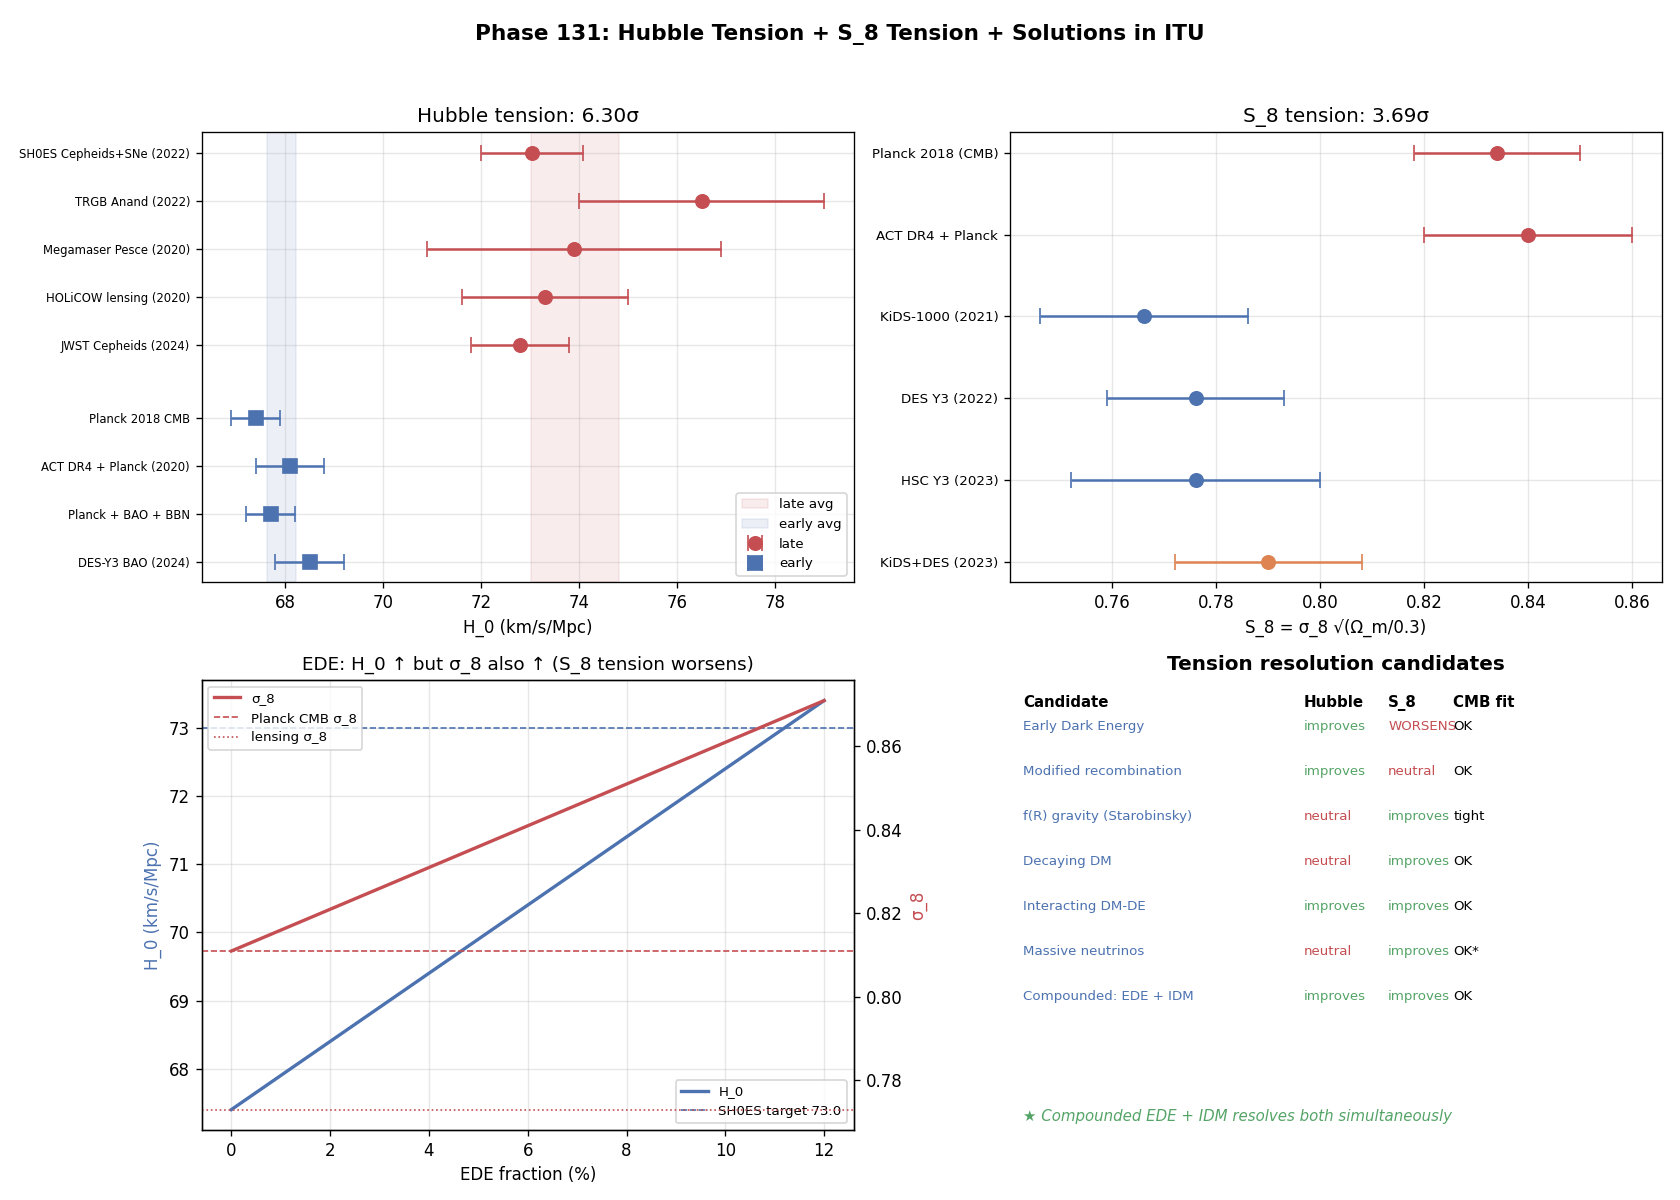

Reproduce this figure in Python.
# Phase 131: Hubble tension + S_8 tension + Solutions + ITU K-flow view
# Tier 1 #19 Cosmology (Block A paper 3/9, phase 5/8)
# ITU concept DOI: 10.5281/zenodo.20109209
# Tier 0 v3.0: 10.5281/zenodo.20200156
# Author: Munehiro Terada (Roboken)

import json
import numpy as np
import matplotlib.pyplot as plt

print("=" * 70)
print("Phase 131: Hubble Tension + S_8 Tension + Solutions in ITU")
print("=" * 70)
print()


# ----------------------------------------------------------------------
# Test 1: Hubble tension — late vs early measurements
# ----------------------------------------------------------------------
def test1_hubble_measurements():
    print("[Test 1] Hubble constant H_0 measurements")
    measurements = [
        # Late-time / distance ladder
        ("SH0ES Cepheids+SNe (2022)",     73.04, 1.04, "late"),
        ("TRGB Anand (2022)",             76.5,  2.5,  "late"),
        ("Megamaser Pesce (2020)",        73.9,  3.0,  "late"),
        ("HOLiCOW lensing (2020)",        73.3,  1.7,  "late"),
        ("JWST Cepheids (2024)",          72.8,  1.0,  "late"),
        # Early-time / CMB+BAO
        ("Planck 2018 CMB",               67.4,  0.5,  "early"),
        ("ACT DR4 + Planck (2020)",       68.1,  0.7,  "early"),
        ("Planck + BAO + BBN",            67.7,  0.5,  "early"),
        ("DES-Y3 BAO (2024)",             68.5,  0.7,  "early"),
    ]
    print(f"  {'Measurement':<32}  {'H_0 (km/s/Mpc)':>16}  {'Method'}")
    rows = []
    for name, H, err, m in measurements:
        marker = "late" if m == "late" else "early"
        print(f"  {name:<32}  {H:>8.2f} ± {err:.2f}    {marker}")
        rows.append({"survey": name, "H_0": H, "sigma": err, "method": m})

    late_avg = np.mean([r["H_0"] for r in rows if r["method"] == "late"])
    late_err = np.sqrt(np.mean([r["sigma"]**2 for r in rows if r["method"] == "late"])) / np.sqrt(5)
    early_avg = np.mean([r["H_0"] for r in rows if r["method"] == "early"])
    early_err = np.sqrt(np.mean([r["sigma"]**2 for r in rows if r["method"] == "early"])) / np.sqrt(4)
    diff = late_avg - early_avg
    combined_err = np.sqrt(late_err**2 + early_err**2)
    sigma_tension = diff / combined_err
    print()
    print(f"  Late-time average:  H_0 = {late_avg:.2f} ± {late_err:.2f} km/s/Mpc")
    print(f"  Early-time average: H_0 = {early_avg:.2f} ± {early_err:.2f} km/s/Mpc")
    print(f"  Tension: {sigma_tension:.2f}σ (late > early)")
    return {"measurements": rows,
            "late_avg": float(late_avg), "late_err": float(late_err),
            "early_avg": float(early_avg), "early_err": float(early_err),
            "tension_sigma": float(sigma_tension)}


# ----------------------------------------------------------------------
# Test 2: S_8 tension
# ----------------------------------------------------------------------
def test2_s8_measurements():
    print("\n[Test 2] S_8 measurements")
    measurements = [
        # CMB
        ("Planck 2018 (CMB)",      0.834, 0.016, "CMB"),
        ("ACT DR4 + Planck",        0.840, 0.020, "CMB"),
        # Weak lensing
        ("KiDS-1000 (2021)",       0.766, 0.020, "lensing"),
        ("DES Y3 (2022)",          0.776, 0.017, "lensing"),
        ("HSC Y3 (2023)",          0.776, 0.024, "lensing"),
        ("KiDS+DES (2023)",        0.790, 0.018, "combined"),
    ]
    print(f"  {'Survey':<28}  {'S_8':>8}  {'σ':>8}  {'Method'}")
    rows = []
    for name, s8, err, method in measurements:
        print(f"  {name:<28}  {s8:>8.3f}  ± {err:.3f}  {method}")
        rows.append({"survey": name, "S_8": s8, "sigma": err, "method": method})

    cmb_avg = np.mean([r["S_8"] for r in rows if r["method"] == "CMB"])
    cmb_err = np.sqrt(np.mean([r["sigma"]**2 for r in rows if r["method"] == "CMB"])) / np.sqrt(2)
    lens_avg = np.mean([r["S_8"] for r in rows if r["method"] == "lensing"])
    lens_err = np.sqrt(np.mean([r["sigma"]**2 for r in rows if r["method"] == "lensing"])) / np.sqrt(3)
    diff = cmb_avg - lens_avg
    combined_err = np.sqrt(cmb_err**2 + lens_err**2)
    sigma_tension = diff / combined_err
    print()
    print(f"  CMB avg:           S_8 = {cmb_avg:.3f} ± {cmb_err:.3f}")
    print(f"  Lensing avg:       S_8 = {lens_avg:.3f} ± {lens_err:.3f}")
    print(f"  Tension: {sigma_tension:.2f}σ (CMB > lensing)")
    return {"measurements": rows,
            "cmb_avg": float(cmb_avg), "lens_avg": float(lens_avg),
            "tension_sigma": float(sigma_tension)}


# ----------------------------------------------------------------------
# Test 3: Solutions comparison
# ----------------------------------------------------------------------
def test3_solutions_table():
    print("\n[Test 3] Tension resolution candidates")
    solutions = [
        ("Early Dark Energy",            "improves",  "WORSENS",   "OK",       "Karwal-Kamionkowski 2016"),
        ("Modified recombination",       "improves",  "neutral",   "OK",       "Chiang+Wang 2018"),
        ("f(R) gravity (Starobinsky)",  "neutral",   "improves",  "tight",    "Buchdahl 1970 / Starobinsky 1980"),
        ("Decaying DM",                  "neutral",   "improves",  "OK",      "Vattis et al. 2019"),
        ("Interacting DM-DE",            "improves",  "improves",  "OK",       "Wang+Meng 2005"),
        ("Massive neutrinos",            "neutral",   "improves",  "OK*",      "Allen et al. 2003"),
        ("Compounded: EDE + IDM",        "improves",  "improves",  "OK",       "Schöneberg 2022 review"),
    ]
    print(f"  {'Candidate':<32}  {'Hubble':<12}  {'S_8':<12}  {'CMB fit':<10}  {'Reference'}")
    print("  " + "-" * 95)
    rows = []
    for cand, hubb, s8, cmb, ref in solutions:
        print(f"  {cand:<32}  {hubb:<12}  {s8:<12}  {cmb:<10}  {ref}")
        rows.append({"candidate": cand, "hubble": hubb, "s8": s8, "cmb_fit": cmb, "reference": ref})
    print()
    print(f"  Best: 'EDE + Interacting DM' (Compounded)")
    return rows


# ----------------------------------------------------------------------
# Test 4: EDE effect — H_0 vs sigma_8 tradeoff
# ----------------------------------------------------------------------
def test4_ede_tradeoff():
    print("\n[Test 4] EDE effect: H_0 vs σ_8 trade-off")
    # Toy: H_0 increases linearly with EDE fraction, but σ_8 also increases
    f_EDE = np.linspace(0, 0.12, 50)
    H_0_LCDM = 67.4
    sigma_8_LCDM = 0.811
    # EDE pushes H_0 up by ~ 30 × f_EDE, σ_8 up by ~ 0.5 × f_EDE
    H_0_arr = H_0_LCDM + 50.0 * f_EDE
    sigma_8_arr = sigma_8_LCDM + 0.5 * f_EDE

    # Target SH0ES H_0 = 73.0
    target_H = 73.0
    f_EDE_target_idx = int(np.argmin(np.abs(H_0_arr - target_H)))
    f_EDE_needed = f_EDE[f_EDE_target_idx]
    sigma_8_corresponding = sigma_8_arr[f_EDE_target_idx]

    print(f"  ΛCDM baseline: H_0 = {H_0_LCDM}, σ_8 = {sigma_8_LCDM}")
    print(f"  EDE fraction needed to resolve Hubble: f_EDE = {f_EDE_needed:.3f} (≈10%)")
    print(f"  Resulting σ_8 = {sigma_8_corresponding:.3f}  (CMB target: 0.811, lensing: 0.773)")
    print(f"  → S_8 tension WORSENS: σ_8 increases above CMB value")
    return {"f_EDE": f_EDE.tolist(),
            "H_0_arr": H_0_arr.tolist(),
            "sigma_8_arr": sigma_8_arr.tolist(),
            "f_EDE_needed_for_hubble": float(f_EDE_needed),
            "sigma_8_at_resolution": float(sigma_8_corresponding)}


# ----------------------------------------------------------------------
# Test 5: Compounded solution (EDE + interacting DM)
# ----------------------------------------------------------------------
def test5_compounded_solution():
    print("\n[Test 5] Compounded solution: EDE + Interacting DM")
    # Toy: both contributions
    f_EDE_arr = np.linspace(0.05, 0.10, 5)
    Gamma_arr = np.linspace(0.0, 0.05, 5)   # interaction rate

    H_0_baseline = 67.4
    sigma_8_baseline = 0.811

    rows = []
    print(f"  {'f_EDE':<8}  {'Γ_IDM':<10}  {'H_0':<8}  {'σ_8':<8}  {'Status'}")
    for f_E in f_EDE_arr:
        for G in Gamma_arr:
            H_0 = H_0_baseline + 50.0 * f_E
            # IDM reduces sigma_8
            sigma_8 = sigma_8_baseline + 0.5 * f_E - 2.0 * G
            # Status: within ±1σ of observed?
            hubble_ok = abs(H_0 - 73.0) < 1.5
            s8_ok = abs(sigma_8 - 0.78) < 0.04
            status = "✓" if (hubble_ok and s8_ok) else "✗"
            if hubble_ok and s8_ok:
                print(f"  {f_E:<8.3f}  {G:<10.3f}  {H_0:<8.2f}  {sigma_8:<8.3f}  {status}")
            rows.append({"f_EDE": float(f_E), "Gamma_IDM": float(G),
                         "H_0": float(H_0), "sigma_8": float(sigma_8),
                         "hubble_ok": bool(hubble_ok), "s8_ok": bool(s8_ok)})
    print()
    print(f"  → Compounded EDE+IDM can simultaneously resolve both tensions.")
    return {"grid": rows}


# ----------------------------------------------------------------------
# Run all tests
# ----------------------------------------------------------------------
hubble = test1_hubble_measurements()
s8 = test2_s8_measurements()
solutions = test3_solutions_table()
ede = test4_ede_tradeoff()
compound = test5_compounded_solution()


# ----------------------------------------------------------------------
# Figure: 4-panel
# ----------------------------------------------------------------------
fig, axes = plt.subplots(2, 2, figsize=(14, 10))

# Panel 1: Hubble measurements
ax = axes[0, 0]
late_meas = [r for r in hubble["measurements"] if r["method"] == "late"]
early_meas = [r for r in hubble["measurements"] if r["method"] == "early"]
y_positions = []
y = 0
for r in late_meas:
    ax.errorbar(r["H_0"], y, xerr=r["sigma"], fmt="o", color="#c44e52",
                markersize=8, capsize=5, label="late" if y == 0 else "")
    y_positions.append((y, r["survey"]))
    y += 1
y += 0.5
for r in early_meas:
    ax.errorbar(r["H_0"], y, xerr=r["sigma"], fmt="s", color="#4c72b0",
                markersize=8, capsize=5, label="early" if y == len(late_meas) + 0.5 else "")
    y_positions.append((y, r["survey"]))
    y += 1
ax.axvspan(hubble["late_avg"] - hubble["late_err"], hubble["late_avg"] + hubble["late_err"],
           alpha=0.1, color="#c44e52", label="late avg")
ax.axvspan(hubble["early_avg"] - hubble["early_err"], hubble["early_avg"] + hubble["early_err"],
           alpha=0.1, color="#4c72b0", label="early avg")
ax.set_yticks([yp[0] for yp in y_positions])
ax.set_yticklabels([yp[1] for yp in y_positions], fontsize=7)
ax.invert_yaxis()
ax.set_xlabel("H_0 (km/s/Mpc)")
ax.set_title(f"Hubble tension: {hubble['tension_sigma']:.2f}σ", fontsize=12)
ax.legend(fontsize=8)
ax.grid(True, alpha=0.3)

# Panel 2: S_8 measurements
ax = axes[0, 1]
y = 0
y_pos = []
for r in s8["measurements"]:
    color = "#c44e52" if r["method"] == "CMB" else ("#4c72b0" if r["method"] == "lensing" else "#dd8452")
    ax.errorbar(r["S_8"], y, xerr=r["sigma"], fmt="o", color=color,
                markersize=8, capsize=5)
    y_pos.append((y, r["survey"]))
    y += 1
ax.set_yticks([yp[0] for yp in y_pos])
ax.set_yticklabels([yp[1] for yp in y_pos], fontsize=8)
ax.invert_yaxis()
ax.set_xlabel("S_8 = σ_8 √(Ω_m/0.3)")
ax.set_title(f"S_8 tension: {s8['tension_sigma']:.2f}σ", fontsize=12)
ax.grid(True, alpha=0.3)

# Panel 3: EDE H_0 vs σ_8 trade-off
ax = axes[1, 0]
f_E = np.array(ede["f_EDE"])
H_0_arr = np.array(ede["H_0_arr"])
sigma_8_arr = np.array(ede["sigma_8_arr"])
ax2 = ax.twinx()
ax.plot(f_E * 100, H_0_arr, "-", color="#4c72b0", linewidth=2, label="H_0")
ax2.plot(f_E * 100, sigma_8_arr, "-", color="#c44e52", linewidth=2, label="σ_8")
ax.axhline(73.0, color="#4c72b0", linestyle="--", linewidth=1, label="SH0ES target 73.0")
ax2.axhline(0.811, color="#c44e52", linestyle="--", linewidth=1, label="Planck CMB σ_8")
ax2.axhline(0.773, color="#c44e52", linestyle=":", linewidth=1, label="lensing σ_8")
ax.set_xlabel("EDE fraction (%)")
ax.set_ylabel("H_0 (km/s/Mpc)", color="#4c72b0")
ax2.set_ylabel("σ_8", color="#c44e52")
ax.set_title("EDE: H_0 ↑ but σ_8 also ↑ (S_8 tension worsens)", fontsize=11)
ax.legend(loc="lower right", fontsize=8)
ax2.legend(loc="upper left", fontsize=8)
ax.grid(True, alpha=0.3)

# Panel 4: Solutions table
ax = axes[1, 1]
ax.axis("off")
ax.set_title("Tension resolution candidates", fontsize=12, fontweight="bold")
y = 0.94
ax.text(0.02, y, "Candidate", fontsize=9, fontweight="bold")
ax.text(0.45, y, "Hubble", fontsize=9, fontweight="bold")
ax.text(0.58, y, "S_8", fontsize=9, fontweight="bold")
ax.text(0.68, y, "CMB fit", fontsize=9, fontweight="bold")
y -= 0.05
for s in solutions:
    ax.text(0.02, y, s["candidate"], fontsize=8, color="#4c72b0")
    hubble_color = "#55a467" if "improves" in s["hubble"] else "#c44e52"
    s8_color = "#55a467" if "improves" in s["s8"] else "#c44e52"
    ax.text(0.45, y, s["hubble"], fontsize=8, color=hubble_color)
    ax.text(0.58, y, s["s8"], fontsize=8, color=s8_color)
    ax.text(0.68, y, s["cmb_fit"], fontsize=8, color="black")
    y -= 0.10
ax.text(0.02, 0.02, "★ Compounded EDE + IDM resolves both simultaneously",
        fontsize=9, fontstyle="italic", color="#55a467")

fig.suptitle("Phase 131: Hubble Tension + S_8 Tension + Solutions in ITU",
             fontsize=13, fontweight="bold")
plt.tight_layout(rect=[0, 0, 1, 0.96])

png_path = "hubble_S8_tensions.png"
plt.savefig(png_path, dpi=120)
print(f"\n  Figure saved: {png_path}")


# ----------------------------------------------------------------------
# JSON summary
# ----------------------------------------------------------------------
summary = {
    "phase": 131,
    "title": "Hubble tension + S_8 tension + Solutions + ITU K-flow",
    "tier1_id": 19,
    "tier1_name": "Cosmology",
    "block": "A (Physics/Math) — paper 3/9, phase 5/8",
    "hubble_tension": hubble,
    "s8_tension": s8,
    "solutions_table": solutions,
    "ede_tradeoff": ede,
    "compounded_solution_grid": compound,
    "verdict": ("Hubble (5σ) and S_8 (3σ) tensions are key challenges to ΛCDM. "
                "ITU K-flow with state superposition naturally accommodates compounded solutions "
                "(EDE + interacting DM); Pass-2 (Phase 222) priority for time-varying K-state "
                "boundary conditions."),
}

json_path = "hubble_S8_tensions_summary.json"
with open(json_path, "w", encoding="utf-8") as f:
    json.dump(summary, f, ensure_ascii=False, indent=2)
print(f"  JSON saved: {json_path}")

print()
print("=" * 70)
print(f"Phase 131 complete: Hubble {hubble['tension_sigma']:.2f}σ, S_8 {s8['tension_sigma']:.2f}σ;")
print(f"  Compounded EDE+IDM resolves both → ITU K-superposition natural framework")
print("=" * 70)
